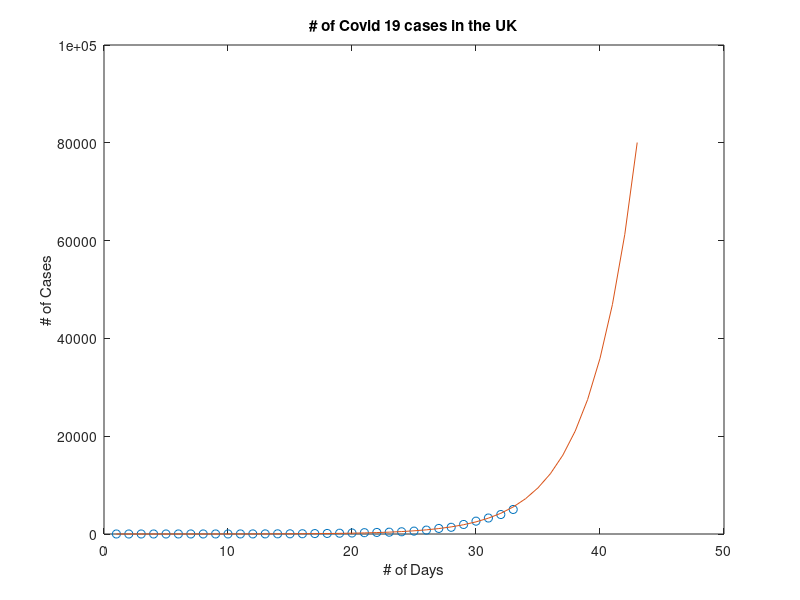
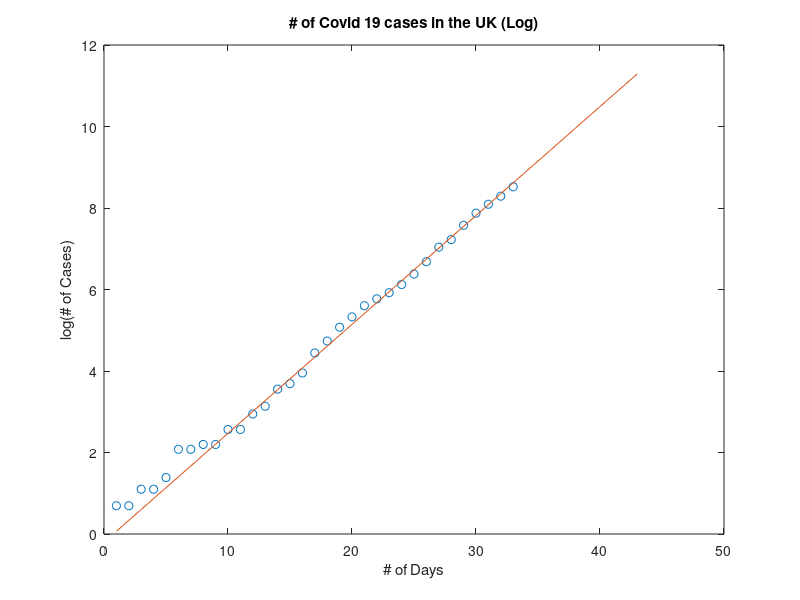

Here is the MATLAB script that generated these plots, in order: (Note: this script raises an error after producing the figures.)
test_stats=[NaN,NaN,NaN,NaN,NaN,NaN,NaN,NaN,NaN,NaN,NaN,NaN,NaN,NaN,NaN,NaN,NaN,NaN,NaN,NaN,NaN,NaN,NaN,NaN,NaN,NaN,NaN,NaN,50442,53595,61352, 66976,72818];
cases_stats=[2,2,3,3,4,8,8,9,9,13,13,19,23,35,40,52,85,114,160,206,271,321,373,456,590,798,1140,1372,1950,2626,3269,3983,5018];
days=1:length(cases_stats);

ext_days=1:(1*length(cases_stats)+10);

p=polyfit(days(10:end),log(cases_stats(10:end)),1);
ext_stats=exp(polyval(p,ext_days));

figure;
plot(days,cases_stats,'o')
hold on;
plot(ext_days,ext_stats);
xlabel('# of Days');
ylabel('# of Cases');
title('# of Covid 19 cases in the UK')

figure;
plot(days,log(cases_stats),'o')
hold on;
plot(ext_days,log(ext_stats));
xlabel('# of Days');
ylabel('log(# of Cases)');
title('# of Covid 19 cases in the UK (Log)')

%%
startd=10;
logfun=@(x,xdata)x(1)./(1+exp((-x(2)*(xdata-x(3)))));

x0=[10000, 0.26,37];
xdata=days(startd:end);
ydata=cases_stats(startd:end);
[x,resnorm,resid,exitflag,output,lambda,J]=lsqcurvefit(logfun,x0,xdata,ydata);
ci = nlparci(x,resid,'jacobian',J);
ext_days_logfun=1:(1*length(cases_stats)+x(3));

figure;
plot(days,cases_stats,'o')
hold on;
plot(ext_days_logfun,logfun(x,ext_days_logfun));
plot(ext_days_logfun,logfun([ci(1,1),ci(2,1),ci(3,2)],ext_days_logfun));
plot(ext_days_logfun,logfun([ci(1,2),ci(2,2),ci(3,1)],ext_days_logfun));